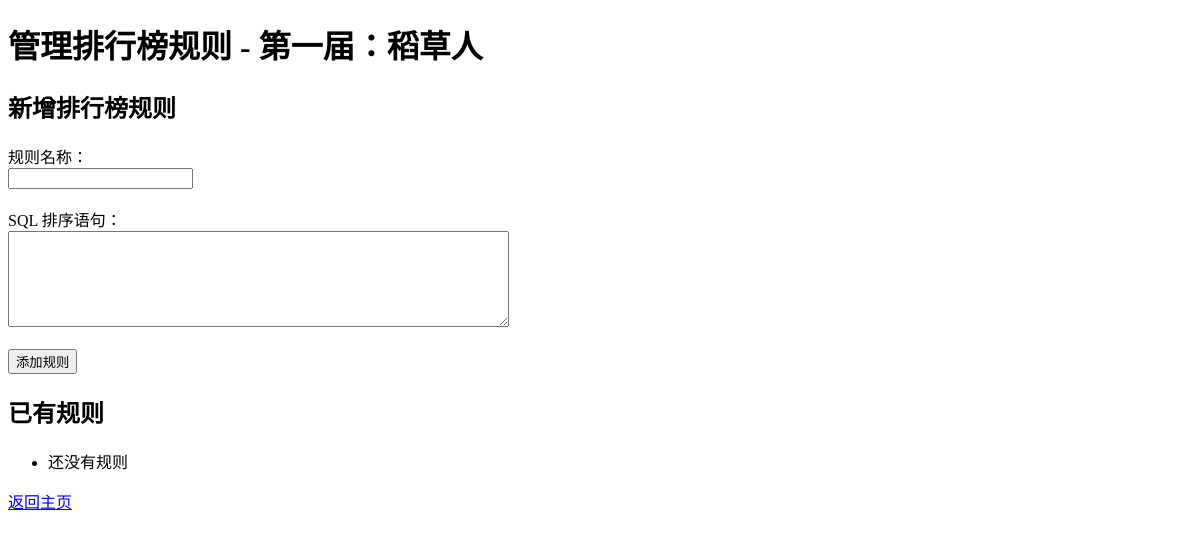
Before: /competition/1/manage_rules with the older database file.
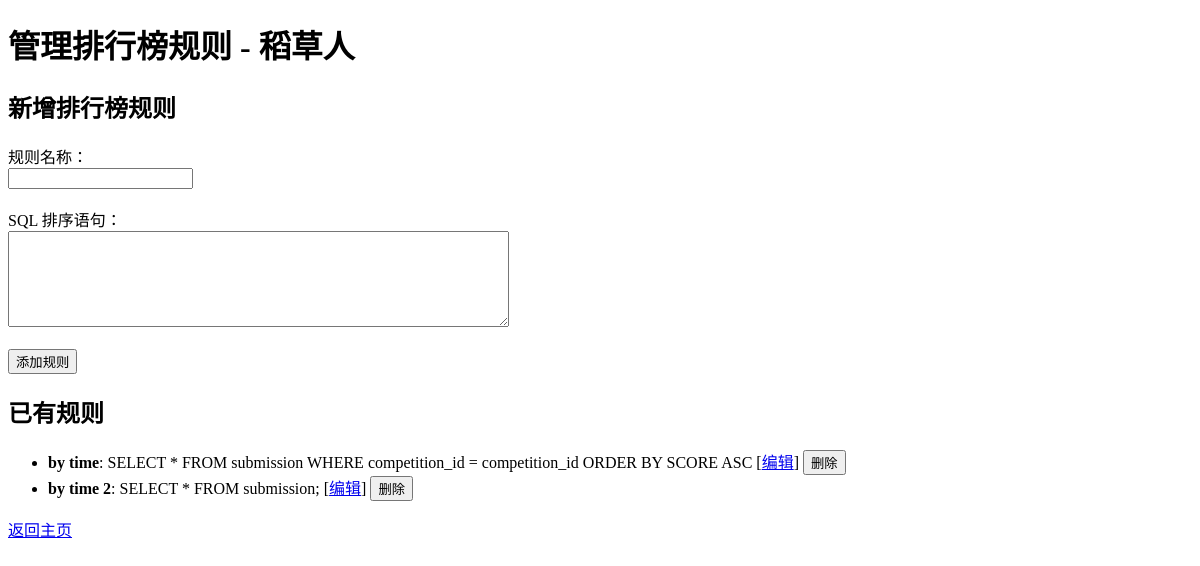
After: the same page with the newer database file.
### app.py (models this page shows)
class Competition(db.Model):
    id = db.Column(db.Integer, primary_key=True)  # 比赛ID
    title = db.Column(db.String(100), nullable=False)  # 比赛标题
    description = db.Column(db.String(255), nullable=True)  # 比赛描述
    status = db.Column(db.String(20), default="ongoing")  # 比赛状态，'ongoing' 或 'ended'
    start_date = db.Column(db.Date, nullable=False)  # 开始日期
    end_date = db.Column(db.Date, nullable=False)  # 结束日期
    score_format = db.Column(db.String(20), nullable=False, default="seconds")  # seconds/number （有的比赛提交成绩是计时（秒），有的是个数）
    created_at = db.Column(db.DateTime, default=db.func.current_timestamp())  # 创建时间

class LeaderboardRule(db.Model):
    id = db.Column(db.Integer, primary_key=True)
    competition_id = db.Column(db.Integer, db.ForeignKey('competition.id'), nullable=False)
    name = db.Column(db.String(100), nullable=False) # 比如 “最快时间” 或 “最多次数”
    sql_query = db.Column(db.Text, nullable=False) # 管理员自定义的 SQL 排序语句
    competition = db.relationship('Competition', backref=db.backref('leaderboard_rules', lazy=True))

### app.py (the view, shortened to what this page needs)
@app.route('/competition/<int:competition_id>/manage_rules', methods=['GET', 'POST'])
def manage_rules(competition_id):
    competition = Competition.query.get_or_404(competition_id)
    rules = LeaderboardRule.query.filter_by(competition_id=competition.id).all()
    return render_template('manage_rules.html', competition=competition, rules=rules)

### templates/manage_rules.html (shortened to what this page needs)
<!DOCTYPE html>
<html lang="en">
<head>
</head>
<body>
    <h1>管理排行榜规则 - {{ competition.title }}</h1>
    <h2>新增排行榜规则</h2>
    <form method="POST">
        <label>规则名称：</label><br/>
        <input type="text" name="name" required/><br/><br/>
        <label>SQL 排序语句：</label><br/>
        <textarea name="sql_query" rows="6" cols="60" required></textarea><br/><br/>
        <button type="submit">添加规则</button>
    </form>
    <h2>已有规则</h2>
    <ul>
        {% for rule in rules %}
        <li>
            <strong>{{ rule.name }}</strong>: {{ rule.sql_query }}
            [<a href="{{ url_for('edit_rule', rule_id=rule.id) }}">编辑</a>]
            <form action="{{ url_for('delete_rule', rule_id=rule.id) }}" method="POST" style="display:inline;" onsubmit="return confirm('确定删除此规则吗？');">
                <button type="submit">删除</button>
            </form>
        </li>
        {% else %}
        <li>还没有规则</li>
        {% endfor %}
    </ul>
    <p><a href="{{ url_for('index') }}">返回主页</a></p>
</body>
</html>

Changed rows visible on the page:
changed Competition: title "第一届：稻草人" → "稻草人"
added LeaderboardRule: name "by time", sql_query "SELECT * FROM submission WHERE competition_id = competition_id ORDER BY SCORE ASC"
added LeaderboardRule: name "by time 2", sql_query "SELECT * FROM submission;"
Other visible differences:
text no longer shown: "还没有规则"
